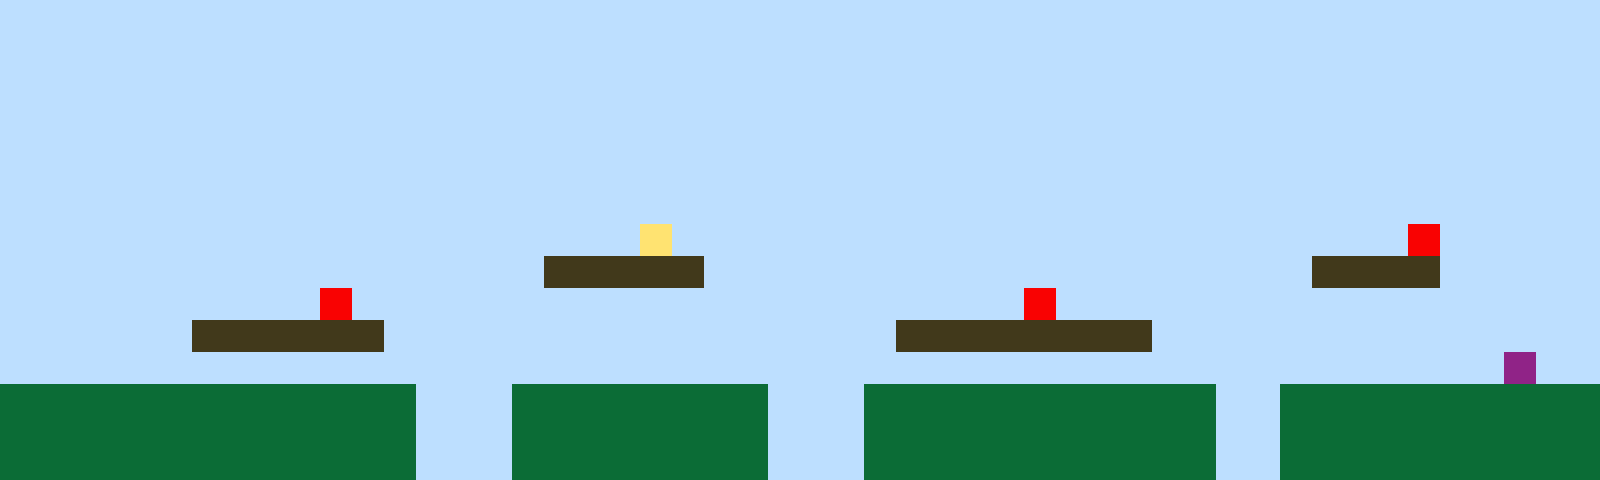

A level layout from a 2D game, rendered from its tile map. Below: a short description, then the map file with its tile-grid data intact:
An orthogonal 50x15 tile map with 32x32 px tiles, 1 tile layer (Tile Layer 1).

<map version="1.10" tiledversion="1.11.2" orientation="orthogonal" renderorder="right-up" width="50" height="15" tilewidth="32" tileheight="32" infinite="0" nextlayerid="2" nextobjectid="1"><editorsettings><export target="map1.csv" format="csv" /></editorsettings><tileset firstgid="1" name="sprites" tilewidth="32" tileheight="32" tilecount="6" columns="3"><image source="sprites.png" width="96" height="64" /></tileset><layer id="1" name="Tile Layer 1" width="50" height="15"><data encoding="csv">1,1,1,1,1,1,1,1,1,1,1,1,1,1,1,1,1,1,1,1,1,1,1,1,1,1,1,1,1,1,1,1,1,1,1,1,1,1,1,1,1,1,1,1,1,1,1,1,1,1,1,1,1,1,1,1,1,1,1,1,1,1,1,1,1,1,1,1,1,1,1,1,1,1,1,1,1,1,1,1,1,1,1,1,1,1,1,1,1,1,1,1,1,1,1,1,1,1,1,1,1,1,1,1,1,1,1,1,1,1,1,1,1,1,1,1,1,1,1,1,1,1,1,1,1,1,1,1,1,1,1,1,1,1,1,1,1,1,1,1,1,1,1,1,1,1,1,1,1,1,1,1,1,1,1,1,1,1,1,1,1,1,1,1,1,1,1,1,1,1,1,1,1,1,1,1,1,1,1,1,1,1,1,1,1,1,1,1,1,1,1,1,1,1,1,1,1,1,1,1,1,1,1,1,1,1,1,1,1,1,1,1,1,1,1,1,1,1,1,1,1,1,1,1,1,1,1,1,1,1,1,1,1,1,1,1,1,1,1,1,1,1,1,1,1,1,1,1,1,1,1,1,1,1,1,1,1,1,1,1,1,1,1,1,1,1,1,1,1,1,1,1,1,1,1,1,1,1,1,1,1,1,1,1,1,1,1,1,1,1,1,1,1,1,1,1,1,1,1,1,1,1,1,1,1,1,1,1,1,1,1,1,1,1,1,1,1,1,1,1,1,1,1,1,1,1,1,1,1,1,1,1,1,1,1,1,1,1,1,1,1,1,1,1,1,1,1,1,1,1,1,1,1,1,1,1,1,1,1,1,1,1,1,1,1,1,1,1,1,1,4,1,1,1,1,1,1,1,1,1,1,1,1,1,1,1,1,1,1,1,1,1,1,1,5,1,1,1,1,1,1,1,1,1,1,1,1,1,1,1,1,1,1,1,1,1,1,3,3,3,3,3,1,1,1,1,1,1,1,1,1,1,1,1,1,1,1,1,1,1,1,3,3,3,3,1,1,1,1,1,1,1,1,1,1,1,1,1,1,1,5,1,1,1,1,1,1,1,1,1,1,1,1,1,1,1,1,1,1,1,1,1,5,1,1,1,1,1,1,1,1,1,1,1,1,1,1,1,1,1,1,1,1,1,1,1,3,3,3,3,3,3,1,1,1,1,1,1,1,1,1,1,1,1,1,1,1,1,3,3,3,3,3,3,3,3,1,1,1,1,1,1,1,1,1,1,1,1,1,1,1,1,1,1,1,1,1,1,1,1,1,1,1,1,1,1,1,1,1,1,1,1,1,1,1,1,1,1,1,1,1,1,1,1,1,1,1,1,1,1,1,1,1,1,1,1,1,6,1,1,2,2,2,2,2,2,2,2,2,2,2,2,2,1,1,1,2,2,2,2,2,2,2,2,1,1,1,2,2,2,2,2,2,2,2,2,2,2,1,1,2,2,2,2,2,2,2,2,2,2,2,2,2,2,2,2,2,2,2,2,2,2,2,1,1,1,2,2,2,2,2,2,2,2,1,1,1,2,2,2,2,2,2,2,2,2,2,2,1,1,2,2,2,2,2,2,2,2,2,2,2,2,2,2,2,2,2,2,2,2,2,2,2,1,1,1,2,2,2,2,2,2,2,2,1,1,1,2,2,2,2,2,2,2,2,2,2,2,1,1,2,2,2,2,2,2,2,2,2,2</data></layer></map>
